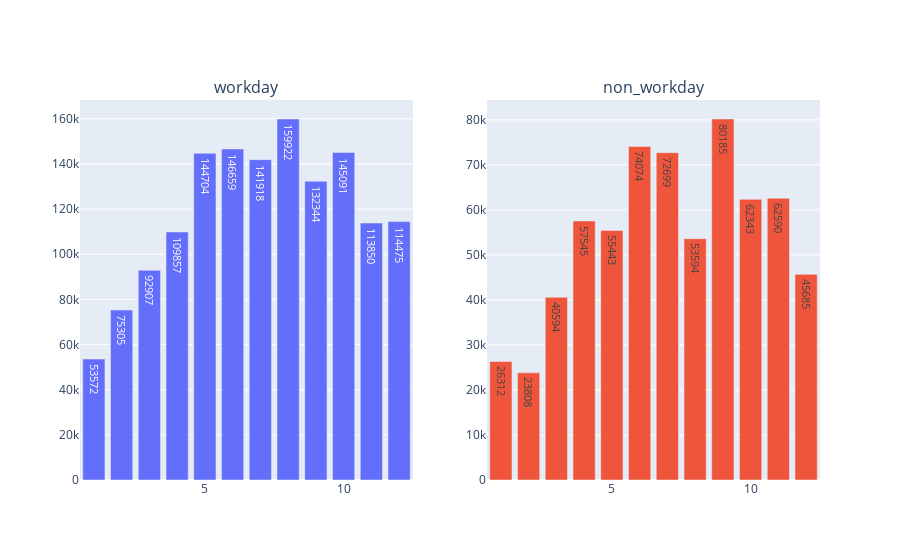

Here is the notebook cell this chart was saved with:
### Code cell
plotly_datetime_workingday('month')

### Figure 1 — Plotly figure (JSON) as saved in the notebook; plotly's stock layout.template omitted (floating-point values rounded to 4 significant figures)
{"data": [{"text": [53572, 75305, 92907, 109857, 144704, 146659, 141918, 159922, 132344, 145091, 113850, 114475], "textposition": "auto", "texttemplate": "%{text:.0f}", "type": "bar", "x": [1, 2, 3, 4, 5, 6, 7, 8, 9, 10, 11, 12], "xaxis": "x", "y": [53572, 75305, 92907, 109857, 144704, 146659, 141918, 159922, 132344, 145091, 113850, 114475], "yaxis": "y"}, {"text": [26312, 23808, 40594, 57545, 55443, 74074, 72699, 53594, 80185, 62343, 62590, 45685], "textposition": "auto", "texttemplate": "%{text:.0f}", "type": "bar", "x": [1, 2, 3, 4, 5, 6, 7, 8, 9, 10, 11, 12], "xaxis": "x2", "y": [26312, 23808, 40594, 57545, 55443, 74074, 72699, 53594, 80185, 62343, 62590, 45685], "yaxis": "y2"}], "layout": {"annotations": [{"font": {"size": 16}, "showarrow": false, "text": "workday", "x": 0.225, "xanchor": "center", "xref": "paper", "y": 1, "yanchor": "bottom", "yref": "paper"}, {"font": {"size": 16}, "showarrow": false, "text": "non_workday", "x": 0.775, "xanchor": "center", "xref": "paper", "y": 1, "yanchor": "bottom", "yref": "paper"}], "showlegend": false, "xaxis": {"anchor": "y", "domain": [0, 0.45]}, "xaxis2": {"anchor": "y2", "domain": [0.55, 1]}, "yaxis": {"anchor": "x", "domain": [0, 1]}, "yaxis2": {"anchor": "x2", "domain": [0, 1]}}}
